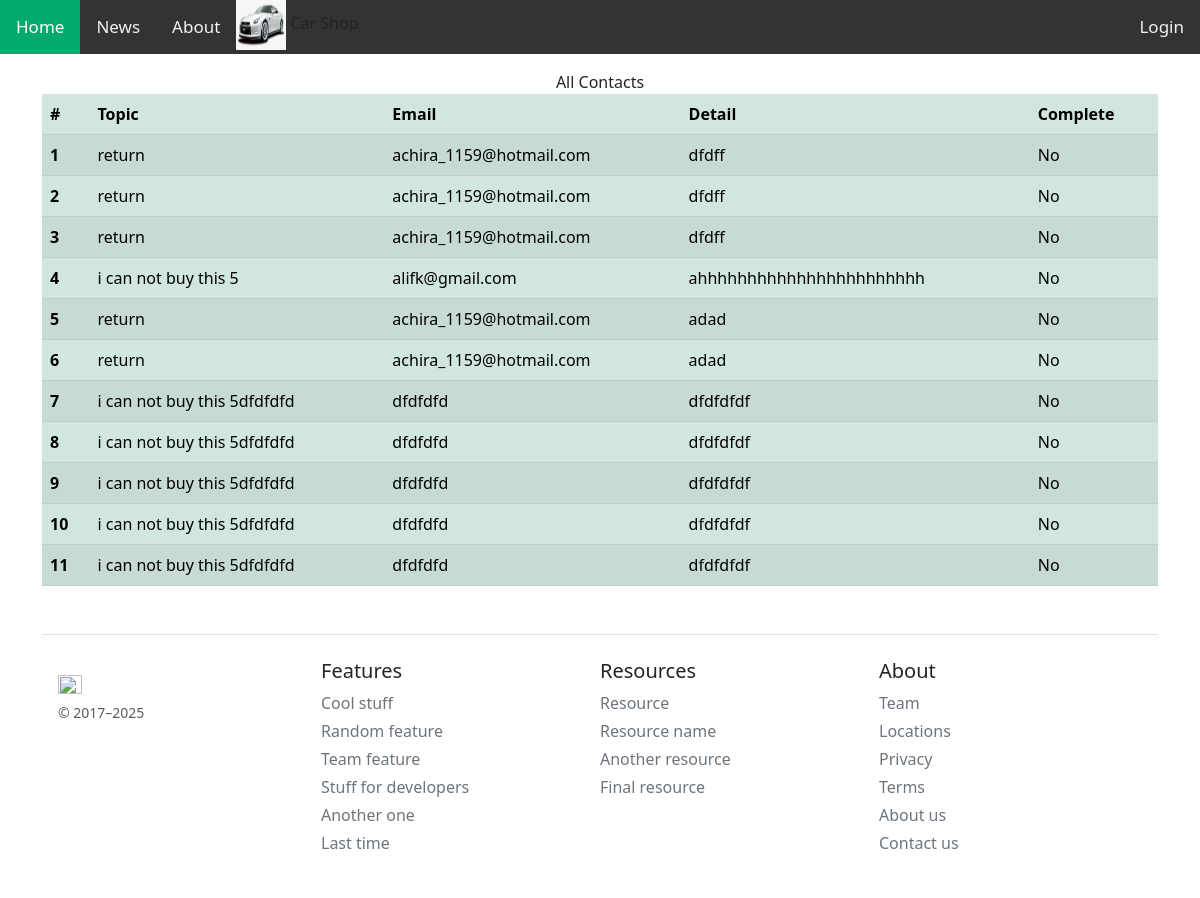
Page /showcontact/ on the committed database.
### myapp/models.py (models this page shows, shortened)
class contactList(models.Model):
  topic = models.CharField(max_length=200)
  email = models.CharField(max_length=100)
  detail = models.CharField(null=True, blank=True)
  complete = models.CharField(default=False)

### myapp/views.py (the view)
# urls.py: path('showcontact/', showContact, name='showcontact-page'),
def showContact(request):
  allcontact = contactList.objects.all()
  context = {'contact': allcontact}
  return render(request, 'myapp/showcontact.html', context)

### myapp/template/myapp/showcontact.html
{% extends 'myapp/base.html' %}
{% load static %}
{% block myheader %}
  <center> All Contacts </center>
{% endblock myheader %}
{% block content %}
<table class="table table-success table-striped">
  <thead>
    <tr>
      <th scope="col">#</th>
      <th scope="col">Topic</th>
      <th scope="col">Email</th>
      <th scope="col">Detail</th>
      <th scope="col">Complete</th>
    </tr>
  </thead>
  <tbody>
    {% for data in contact %}
    <tr>
      <th scope="row">{{forloop.counter}}</th>
      <td >{{data.topic}}</td>
      <td >{{data.email}}</td>
      <td >{{data.detail}}</td>
      {% if data.complate == True %}
        <td>Yes</td>
      {% else %}
        <td>No</td>
      {% endif %}
    </tr>
    {% endfor %}
  </tbody>
</table>
{% endblock content %}

### rows in the picture
contactList: topic "return", email "achira_1159@hotmail.com", detail "dfdff"
contactList: topic "return", email "achira_1159@hotmail.com", detail "dfdff"
contactList: topic "return", email "achira_1159@hotmail.com", detail "dfdff"
contactList: topic "i can not buy this 5", email "alifk@gmail.com", detail "ahhhhhhhhhhhhhhhhhhhhhhh"
contactList: topic "return", email "achira_1159@hotmail.com", detail "adad"
contactList: topic "return", email "achira_1159@hotmail.com", detail "adad"
contactList: topic "i can not buy this 5dfdfdfd", email "dfdfdfd", detail "dfdfdfdf"
contactList: topic "i can not buy this 5dfdfdfd", email "dfdfdfd", detail "dfdfdfdf"
contactList: topic "i can not buy this 5dfdfdfd", email "dfdfdfd", detail "dfdfdfdf"
contactList: topic "i can not buy this 5dfdfdfd", email "dfdfdfd", detail "dfdfdfdf"
contactList: topic "i can not buy this 5dfdfdfd", email "dfdfdfd", detail "dfdfdfdf"
